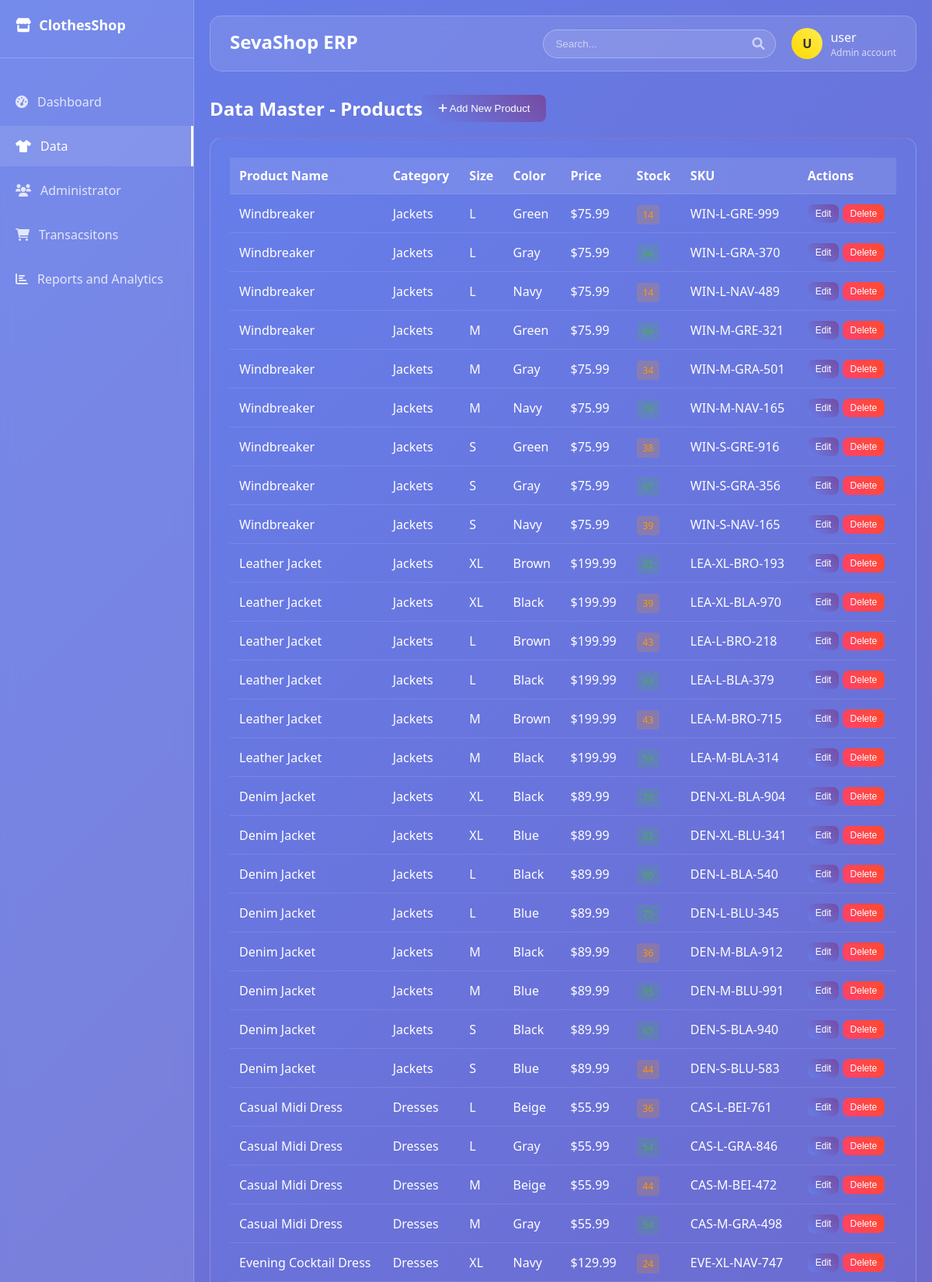
Screenshot of /products/ (signed in, upper part) with the database file from the repository.
### erp_app/models.py (models this page shows, shortened)
class Product(models.Model):
    SIZES = [
        ('XS', 'Extra Small'),
        ('S', 'Small'),
        ('M', 'Medium'),
        ('L', 'Large'),
        ('XL', 'Extra Large'),
        ('XXL', 'Double Extra Large'),
    ]
    name = models.CharField(max_length=200)
    category = models.ForeignKey(Category, on_delete=models.CASCADE)
    size = models.CharField(max_length=3, choices=SIZES)
    color = models.CharField(max_length=50)
    price = models.DecimalField(max_digits=10, decimal_places=2)
    cost_price = models.DecimalField(max_digits=10, decimal_places=2)
    stock_quantity = models.IntegerField(default=0)
    sku = models.CharField(max_length=50, unique=True)
    description = models.TextField(blank=True)
    created_at = models.DateTimeField(auto_now_add=True)
    updated_at = models.DateTimeField(auto_now=True)

class Category(models.Model):
    name = models.CharField(max_length=100)
    description = models.TextField(blank=True)
    created_at = models.DateTimeField(auto_now_add=True)

### erp_app/views.py (the view, shortened to what this page needs)
# urls.py: path('products/', views.products, name='products'),
@login_required
def products(request):
    products = Product.objects.all().order_by('-created_at')
    categories = Category.objects.all()
    context = {
        'products': products,
        'categories': categories,
    }
    return render(request, 'products.html', context)

### templates/products.html (shortened to what this page needs)
{% extends 'base.html' %}
{% block content %}
<div style="display: flex; justify-content: between; align-items: center; margin-bottom: 20px;">
    <h2>Data Master - Products</h2>
    <button class="btn btn-primary" onclick="toggleAddForm()">
        <i class="fas fa-plus"></i> Add New Product
    </button>
</div>
<div class="table-container">
    <table>
        <thead>
            <tr>
                <th>Product Name</th>
                <th>Category</th>
                <th>Size</th>
                <th>Color</th>
                <th>Price</th>
                <th>Stock</th>
                <th>SKU</th>
                <th>Actions</th>
            </tr>
        </thead>
        <tbody>
            {% for product in products %}
            <tr>
                <td>{{ product.name }}</td>
                <td>{{ product.category.name }}</td>
                <td>{{ product.size }}</td>
                <td>{{ product.color }}</td>
                <td>${{ product.price }}</td>
                <td>
                    <span style="padding: 4px 8px; border-radius: 4px; font-size: 12px;
                        {% if product.stock_quantity < 10 %}background: rgba(244, 67, 54, 0.2); color: #f44336;
                        {% elif product.stock_quantity < 50 %}background: rgba(255, 152, 0, 0.2); color: #ff9800;
                        {% else %}background: rgba(76, 175, 80, 0.2); color: #4caf50;{% endif %}">
                        {{ product.stock_quantity }}
                    </span>
                </td>
                <td>{{ product.sku }}</td>
                <td>
                    <button class="btn btn-primary" style="padding: 5px 10px; font-size: 12px;">Edit</button>
                    <button class="btn btn-danger" style="padding: 5px 10px; font-size: 12px;">Delete</button>
                </td>
            </tr>
            {% empty %}
            <tr>
                <td colspan="8" style="text-align: center; opacity: 0.7;">No products found. Add your first product!</td>
            </tr>
            {% endfor %}
        </tbody>
    </table>
</div>
{% endblock %}

### templates/base.html (shortened to what this page needs)
<!DOCTYPE html>
<html lang="en">
<head>
    <link href="https://cdnjs.cloudflare.com/ajax/libs/font-awesome/6.0.0/css/all.min.css" rel="stylesheet">
</head>
<body>
    <div class="container">
        {% if user.is_authenticated %}
        <div class="sidebar">
            <div class="logo">
                <h2><i class="fas fa-store"></i> ClothesShop</h2>
            </div>
            <ul class="nav-menu">
                <li class="nav-item">
                    <a href="{% url 'dashboard' %}" class="nav-link {% if request.resolver_match.url_name == 'dashboard' %}active{% endif %}">
                        <i class="fas fa-tachometer-alt"></i> Dashboard
                    </a>
                </li>
                <li class="nav-item">
                    <a href="{% url 'products' %}" class="nav-link {% if request.resolver_match.url_name == 'products' %}active{% endif %}">
                        <i class="fas fa-tshirt"></i> Data
                    </a>
                </li>
                <li class="nav-item">
                    <a href="{% url 'customers' %}" class="nav-link {% if request.resolver_match.url_name == 'customers' %}active{% endif %}">
                        <i class="fas fa-users"></i> Administrator
                    </a>
                </li>
                <li class="nav-item">
                    <a href="{% url 'sales' %}" class="nav-link {% if request.resolver_match.url_name == 'sales' %}active{% endif %}">
                        <i class="fas fa-shopping-cart"></i> Transacsitons
                    </a>
                </li>
                <li class="nav-item">
                    <a href="{% url 'reports' %}" class="nav-link {% if request.resolver_match.url_name == 'reports' %}active{% endif %}">
                        <i class="fas fa-chart-bar"></i>  Reports and Analytics
                    </a>
                </li>
            </ul>
        </div>
        {% endif %}
        <div class="main-content">
            {% if user.is_authenticated %}
            <div class="header">
                <div class="header-left">
                    <h1>SevaShop ERP</h1>
                </div>
                <div class="header-right">
                    <div class="search-box">
                        <input type="text" placeholder="Search...">
                        <i class="fas fa-search"></i>
                    </div>
                    <div class="user-profile">
                        <div class="user-avatar">{{ user.first_name.0|default:user.username.0|upper }}</div>
                        <div>
                            <div style="font-weight: 500;">{{ user.first_name|default:user.username }}</div>
                            <div style="font-size: 12px; opacity: 0.7;">Admin account</div>
                        </div>
                    </div>
                </div>
            </div>
            {% endif %}
            {% block content %}
            {% endblock %}
        </div>
    </div>
</body>
</html>

### templates/base.html (style rules this page uses)
* { margin: 0; padding: 0; box-sizing: border-box; }
body { font-family: 'Segoe UI', Tahoma, Geneva, Verdana, sans-serif; background: linear-gradient(135deg, #667eea 0%, #764ba2 100%); min-height: 100vh; color: #fff; }
.container { display: flex; min-height: 100vh; }
.sidebar { width: 250px; background: rgba(255, 255, 255, 0.1); backdrop-filter: blur(10px); border-right: 1px solid rgba(255, 255, 255, 0.2); padding: 20px 0; }
.logo { padding: 0 20px 30px; border-bottom: 1px solid rgba(255, 255, 255, 0.2); margin-bottom: 30px; }
.logo h2 { color: #fff; font-size: 18px; display: flex; align-items: center; gap: 10px; }
.nav-menu { list-style: none; }
.nav-item { margin-bottom: 5px; }
.nav-link { display: flex; align-items: center; padding: 15px 20px; color: rgba(255, 255, 255, 0.8); text-decoration: none; transition: all 0.3s ease; gap: 12px; }
.nav-link:hover, .nav-link.active { background: rgba(255, 255, 255, 0.1); color: #fff; border-right: 3px solid #fff; }
.main-content { flex: 1; padding: 20px; overflow-y: auto; }
.header { display: flex; justify-content: space-between; align-items: center; margin-bottom: 30px; background: rgba(255, 255, 255, 0.1); backdrop-filter: blur(10px); padding: 15px 25px; border-radius: 15px; border: 1px solid rgba(255, 255, 255, 0.2); }
.header-left h1 { font-size: 24px; margin-bottom: 5px; }
.header-right { display: flex; align-items: center; gap: 20px; }
.search-box { position: relative; }
.search-box input { background: rgba(255, 255, 255, 0.1); border: 1px solid rgba(255, 255, 255, 0.3); border-radius: 25px; padding: 10px 40px 10px 15px; color: #fff; width: 300px; }
.search-box input::placeholder { color: rgba(255, 255, 255, 0.6); }
.search-box i { position: absolute; right: 15px; top: 50%; transform: translateY(-50%); color: rgba(255, 255, 255, 0.6); }
.user-profile { display: flex; align-items: center; gap: 10px; }
.user-avatar { width: 40px; height: 40px; border-radius: 50%; background: linear-gradient(45deg, #ffd700, #ffed4e); display: flex; align-items: center; justify-content: center; font-weight: bold; color: #333; }
.table-container { background: linear-gradient(135deg, #667eea 0%, #764ba2 100%); backdrop-filter: blur(10px); border-radius: 15px; padding: 25px; border: 1px solid rgba(255, 255, 255, 0.2); overflow-x: auto; }
table { width: 100%; border-collapse: collapse; }
th, td { padding: 12px; text-align: left; border-bottom: 1px solid rgba(255, 255, 255, 0.1); }
th { background: rgba(255, 255, 255, 0.1); font-weight: 600; }
.btn { background: linear-gradient(45deg, #667eea, #764ba2); color: white; border: none; padding: 10px 20px; border-radius: 8px; cursor: pointer; text-decoration: none; display: inline-block; transition: all 0.3s ease; }
.btn-primary { background: linear-gradient(45deg, #667eea, #764ba2); }
.btn-danger { background: linear-gradient(45deg, #ff416c, #ff4b2b); }

### rows the page displays
Product: name "Windbreaker", category.name "Jackets", size "L", color "Green", price "75.99", stock_quantity "14", sku "WIN-L-GRE-999"
Product: name "Windbreaker", category.name "Jackets", size "L", color "Gray", price "75.99", sku "WIN-L-GRA-370"
Product: name "Windbreaker", category.name "Jackets", size "L", color "Navy", price "75.99", stock_quantity "14", sku "WIN-L-NAV-489"
Product: name "Windbreaker", category.name "Jackets", size "M", color "Green", price "75.99", sku "WIN-M-GRE-321"
Product: name "Windbreaker", category.name "Jackets", size "M", color "Gray", price "75.99", stock_quantity "34", sku "WIN-M-GRA-501"
Product: name "Windbreaker", category.name "Jackets", size "M", color "Navy", price "75.99", sku "WIN-M-NAV-165"
Product: name "Windbreaker", category.name "Jackets", size "S", color "Green", price "75.99", stock_quantity "38", sku "WIN-S-GRE-916"
Product: name "Windbreaker", category.name "Jackets", size "S", color "Gray", price "75.99", sku "WIN-S-GRA-356"
Product: name "Windbreaker", category.name "Jackets", size "S", color "Navy", price "75.99", stock_quantity "39", sku "WIN-S-NAV-165"
Product: name "Leather Jacket", category.name "Jackets", size "XL", color "Brown", price "199.99", sku "LEA-XL-BRO-193"
Product: name "Leather Jacket", category.name "Jackets", size "XL", color "Black", price "199.99", stock_quantity "39", sku "LEA-XL-BLA-970"
Product: name "Leather Jacket", category.name "Jackets", size "L", color "Brown", price "199.99", stock_quantity "43", sku "LEA-L-BRO-218"
Product: name "Leather Jacket", category.name "Jackets", size "L", color "Black", price "199.99", sku "LEA-L-BLA-379"
Product: name "Leather Jacket", category.name "Jackets", size "M", color "Brown", price "199.99", stock_quantity "43", sku "LEA-M-BRO-715"
Product: name "Leather Jacket", category.name "Jackets", size "M", color "Black", price "199.99", sku "LEA-M-BLA-314"
Product: name "Denim Jacket", category.name "Jackets", size "XL", color "Black", price "89.99", sku "DEN-XL-BLA-904"
Product: name "Denim Jacket", category.name "Jackets", size "XL", color "Blue", price "89.99", sku "DEN-XL-BLU-341"
Product: name "Denim Jacket", category.name "Jackets", size "L", color "Black", price "89.99", sku "DEN-L-BLA-540"
Product: name "Denim Jacket", category.name "Jackets", size "L", color "Blue", price "89.99", sku "DEN-L-BLU-345"
Product: name "Denim Jacket", category.name "Jackets", size "M", color "Black", price "89.99", stock_quantity "36", sku "DEN-M-BLA-912"
Product: name "Denim Jacket", category.name "Jackets", size "M", color "Blue", price "89.99", sku "DEN-M-BLU-991"
Product: name "Denim Jacket", category.name "Jackets", size "S", color "Black", price "89.99", sku "DEN-S-BLA-940"
Product: name "Denim Jacket", category.name "Jackets", size "S", color "Blue", price "89.99", stock_quantity "44", sku "DEN-S-BLU-583"
Product: name "Casual Midi Dress", category.name "Dresses", size "L", color "Beige", price "55.99", stock_quantity "36", sku "CAS-L-BEI-761"
Product: name "Casual Midi Dress", category.name "Dresses", size "L", color "Gray", price "55.99", sku "CAS-L-GRA-846"
Product: name "Casual Midi Dress", category.name "Dresses", size "M", color "Beige", price "55.99", stock_quantity "44", sku "CAS-M-BEI-472"
Product: name "Casual Midi Dress", category.name "Dresses", size "M", color "Gray", price "55.99", sku "CAS-M-GRA-498"
Product: name "Evening Cocktail Dress", category.name "Dresses", size "XL", color "Navy", price "129.99", stock_quantity "24", sku "EVE-XL-NAV-747"

### other values shown
{{ user.first_name.0|default:user.username.0|upper }} "U"
{{ user.first_name|default:user.username }} "user"
